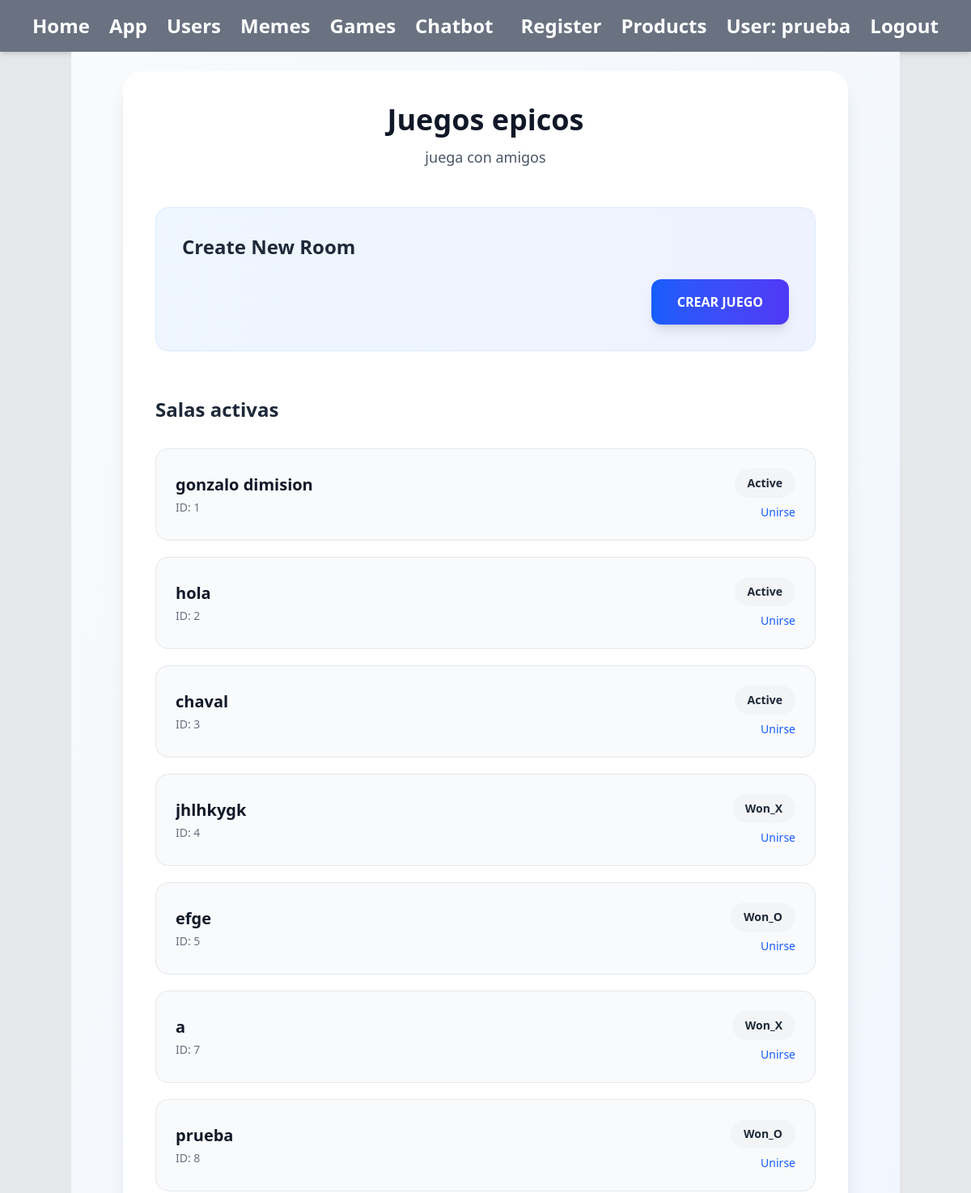
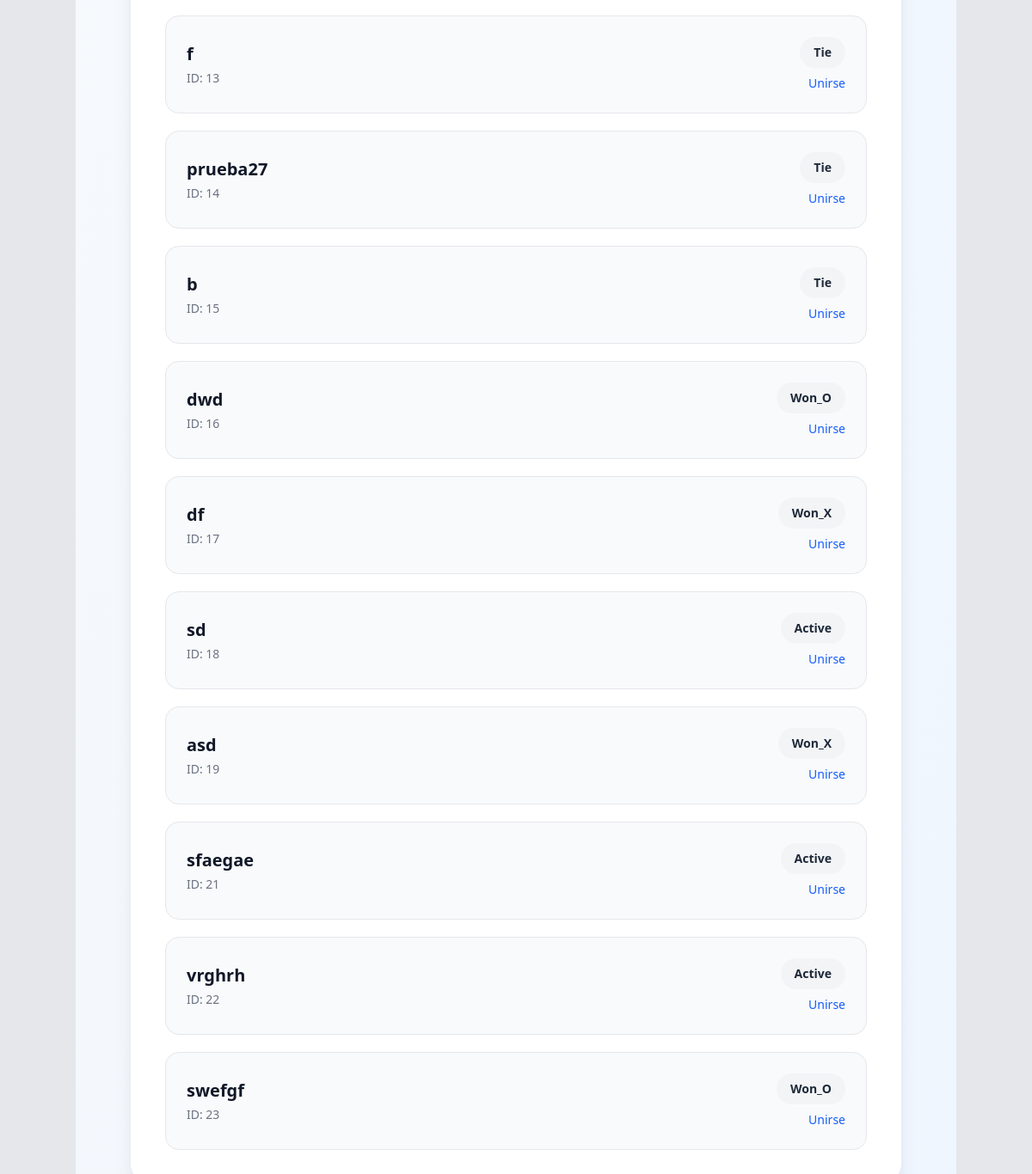
The app's page /games/ (signed in), older data (2 pictures, top to bottom).
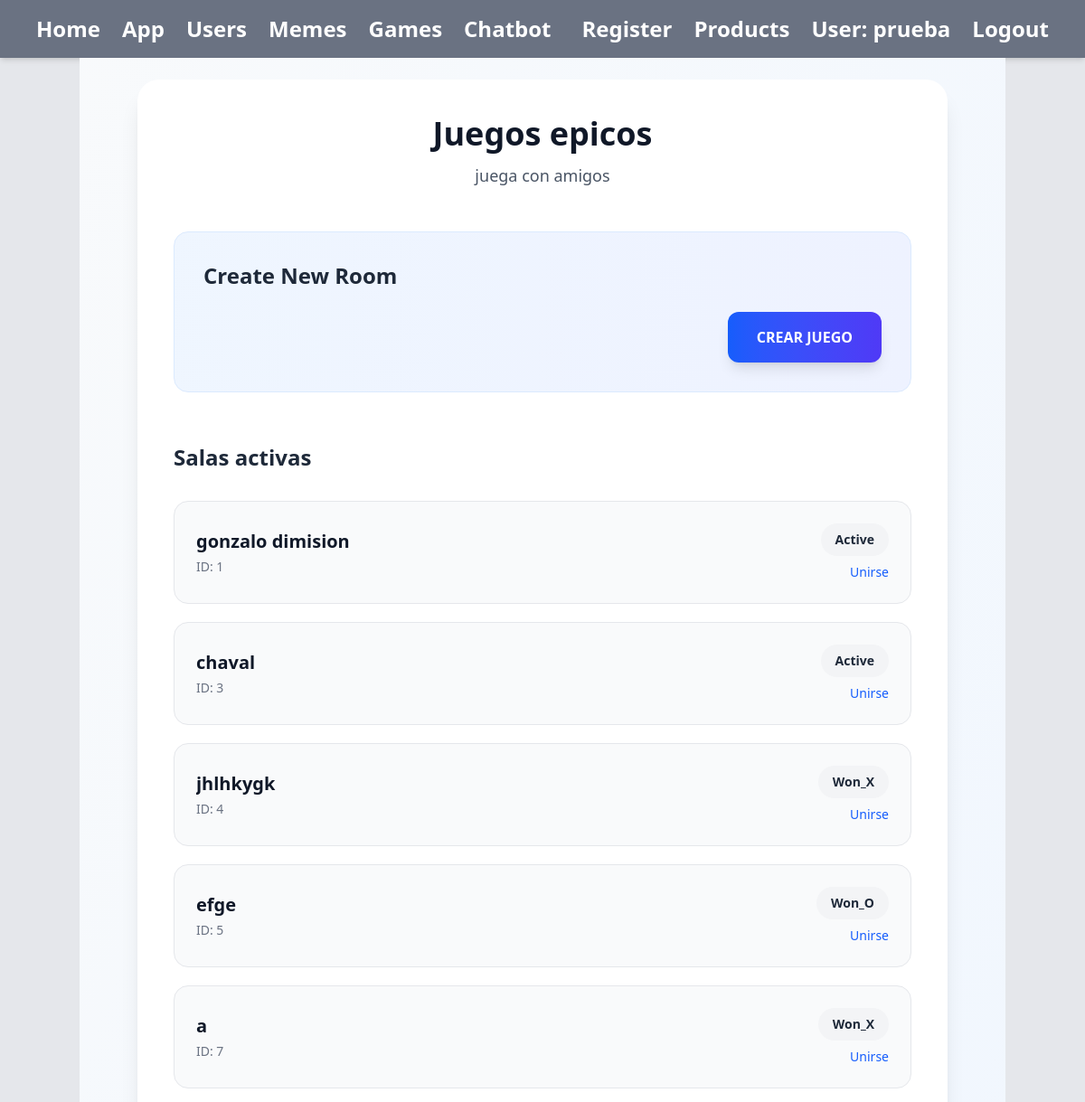
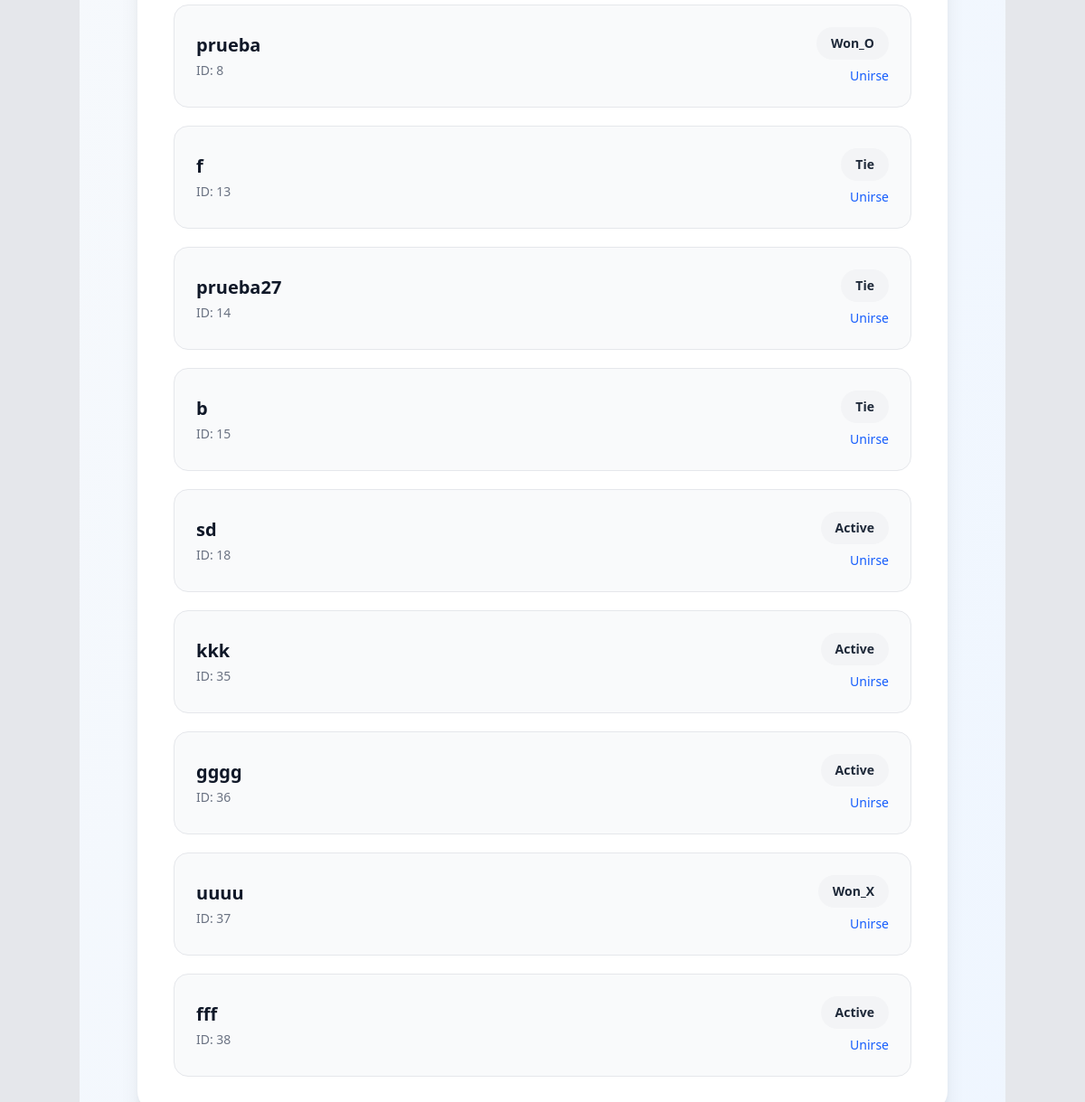
The same page, newer data (2 pictures, top to bottom).
### games/models.py (models this page shows, shortened)
class Game(models.Model):
    room_name = models.CharField(max_length=50, unique=True)
    owner = models.ForeignKey(User, on_delete=models.CASCADE)
    board = models.CharField(max_length=9, default=" " * 9) #el tablero tiene string de 9 para los O y X
    active_player = models.IntegerField(default=1)
    state = models.CharField(max_length=20, default="active")

### games/views.py (the view)
# urls.py: path('', views.games_list, name="games_list"),
@login_required(login_url='users:login')
def games_list(request):
    games = Game.objects.all() # obtiene todas las partidas
    if request.method == "POST":
        form = NewGameForm(request.POST) # crea el formulario con los datos
        if form.is_valid():
            new_game = form.save(commit=False)
            new_game.owner = request.user # asigna el usuario
            new_game.save()
            return redirect("games:games_list")
    else:
        form = NewGameForm() # sino crea el formulario vacio
    return render(request, "games/game.html", {"games": games, "form": form})

### games/forms.py
class NewGameForm(forms.ModelForm):
    class Meta:
        model = Game
        fields = ["room_name"]

### games/templates/games/game.html (shortened to what this page needs)
<!DOCTYPE html>
{% extends "base.html" %}
{% block contenido %}
<section class="min-h-screen bg-gradient-to-br from-slate-50 to-blue-50 dark:from-gray-900 dark:to-slate-900 p-4 sm:p-6">
    <div class="max-w-4xl mx-auto">
        <div class="bg-white dark:bg-slate-800 rounded-2xl sm:rounded-3xl shadow-xl p-6 sm:p-8 md:p-10">
            <div class="text-center mb-8 sm:mb-12">
                <h1 class="text-2xl sm:text-3xl md:text-4xl font-bold text-gray-900 dark:text-white mb-2 sm:mb-3">
                    Juegos epicos
                </h1>
                <p class="text-gray-600 dark:text-gray-400 text-base sm:text-lg">
                    juega con amigos
                </p>
            </div>
            <div class="mb-10 sm:mb-14 bg-gradient-to-r from-blue-50 to-indigo-50 dark:from-blue-900/20 dark:to-indigo-900/20 p-6 sm:p-8 rounded-xl sm:rounded-2xl border border-blue-100 dark:border-blue-800/30">
                <h2 class="text-xl sm:text-2xl font-bold text-gray-800 dark:text-white mb-4 sm:mb-6">
                    Create New Room
                </h2>
                <form action="{% url 'games:games_list' %}" method="POST">
                    <div class="flex flex-col sm:flex-row gap-3 sm:gap-4">
                        <div class="flex-1">
                            {{ form.room_name }}
                        </div>
                        <button type="submit"
                                class="bg-gradient-to-r from-blue-600 to-indigo-600 hover:from-blue-700 hover:to-indigo-700 text-white font-semibold py-3 sm:py-4 px-6 sm:px-8 rounded-lg sm:rounded-xl transition-all duration-300 shadow-lg hover:shadow-xl">
                             CREAR JUEGO
                        </button>
                    </div>
                </form>
            </div>
            <div>
                <div class="flex flex-col sm:flex-row sm:items-center justify-between mb-6 sm:mb-8 gap-2 sm:gap-0">
                    <h2 class="text-xl sm:text-2xl font-bold text-gray-800 dark:text-white">
                        Salas activas
                    </h2>
                </div>
                {% if games %}
                    <div class="space-y-4 sm:space-y-5">
                        {% for g in games %}
                            <a href="{% url 'games:play_game' g.id %}"
                               class="block bg-gray-50 dark:bg-gray-900/50 hover:bg-white dark:hover:bg-slate-700 p-4 sm:p-6 rounded-xl sm:rounded-2xl transition-all duration-300 hover:shadow-md sm:hover:shadow-lg border border-gray-200 dark:border-gray-700">
                                <div class="flex flex-col sm:flex-row sm:items-center justify-between gap-3 sm:gap-4">
                                    <div class="flex-1 min-w-0">
                                        <h3 class="font-bold text-lg sm:text-xl text-gray-900 dark:text-white truncate">
                                            {{ g.room_name }}
                                        </h3>
                                        <p class="text-xs sm:text-sm text-gray-500 dark:text-gray-400 mt-1">
                                            ID: {{ g.id }}
                                        </p>
                                    </div>
                                    <div class="text-left sm:text-right">
                                        <span class="inline-block px-3 sm:px-4 py-1.5 sm:py-2 rounded-full font-semibold text-xs sm:text-sm
                                            {% if g.state == 'waiting' %}
                                                bg-yellow-100 text-yellow-800 dark:bg-yellow-900/30 dark:text-yellow-300
                                            {% elif g.state == 'playing' %}
                                                bg-blue-100 text-blue-800 dark:bg-blue-900/30 dark:text-blue-300
                                            {% elif g.state == 'finished' %}
                                                bg-green-100 text-green-800 dark:bg-green-900/30 dark:text-green-300
                                            {% else %}
                                                bg-gray-100 text-gray-800 dark:bg-gray-700 dark:text-gray-300
                                            {% endif %}">
                                            {{ g.state|title }}
                                        </span>
                                        <div class="mt-1 sm:mt-2 text-blue-600 dark:text-blue-400 text-xs sm:text-sm font-medium">
                                            Unirse
                                        </div>
                                    </div>
                                </div>
                            </a>
                        {% endfor %}
                    </div>
                {% endif %}
            </div>
        </div>
    </div>
</section>
{% endblock contenido %}

### theme/templates/base.html (shortened to what this page needs)
<!DOCTYPE html>
{% load static tailwind_tags%} {% load static %}
<html>
<head>
    {% tailwind_css %}
</head>
<body class="bg-gray-200 dark:bg-slate-950">
    <header class="bg-gray-500 dark:bg-gray-700 shadow-md">
        <nav class="flex justify-between items-center px-10 py-4">
            <div class="flex items-center space-x-6">
                <a href="{% url 'home' %}" class="text-2xl text-white font-bold hover:text-gray-400">Home</a>
                <a href="{% url 'prueba:home' %}" class="text-2xl text-white font-bold hover:text-gray-400">App</a>
                <a href="{% url 'users:home' %}" class="text-2xl text-white font-bold hover:text-gray-400">Users</a>
                <a href="{% url 'memes:meme_gallery' %}" class="text-2xl text-white font-bold hover:text-gray-400">Memes</a>
                <a href="{% url 'games:games_list' %}" class="text-2xl text-white font-bold hover:text-gray-400">Games</a>
                <a href="{% url 'bot:chatbot' %}" class="text-2xl text-white font-bold hover:text-gray-400">Chatbot</a>
            </div>
            <div class="flex items-center space-x-6">
                <a href="{% url 'users:register' %}" class="text-2xl text-white font-bold hover:text-gray-400">Register</a>
                {% if user.is_authenticated %}
                <div>
                    <a class="text-2xl text-white font-bold hover:text-gray-400" href="{% url 'product:home' %}" >Products</a>
                </div>
                <p class="text-2xl text-white font-bold">User: {{ user.username }}</p>
                {% else %}
                <div>
                    <a class="text-2xl text-white font-bold hover:text-gray-400" href="{% url 'users:login' %}">Login</a>
                </div>
                {% endif %}
                <form action="{% url 'users:logout' %}" method="post">
                    <button class="text-2xl text-white font-bold hover:text-gray-400">Logout</button>
                </form>
            </div>
        </nav>
    </header>
    <div class="container mx-auto">
        {% block contenido %}
        {% endblock contenido %}
    </div>
</body>
</html>

Row changes from the older to the newer data that the page shows:
removed Game: room_name "hola", id "2", state "Active"
removed Game: room_name "dwd", id "16", state "Won_O"
removed Game: room_name "df", id "17", state "Won_X"
removed Game: room_name "asd", id "19", state "Won_X"
removed Game: room_name "sfaegae", id "21", state "Active"
removed Game: room_name "vrghrh", id "22", state "Active"
removed Game: room_name "swefgf", id "23", state "Won_O"
added Game: room_name "kkk", id "35", state "Active"
added Game: room_name "gggg", id "36", state "Active"
added Game: room_name "uuuu", id "37", state "Won_X"
added Game: room_name "fff", id "38", state "Active"
